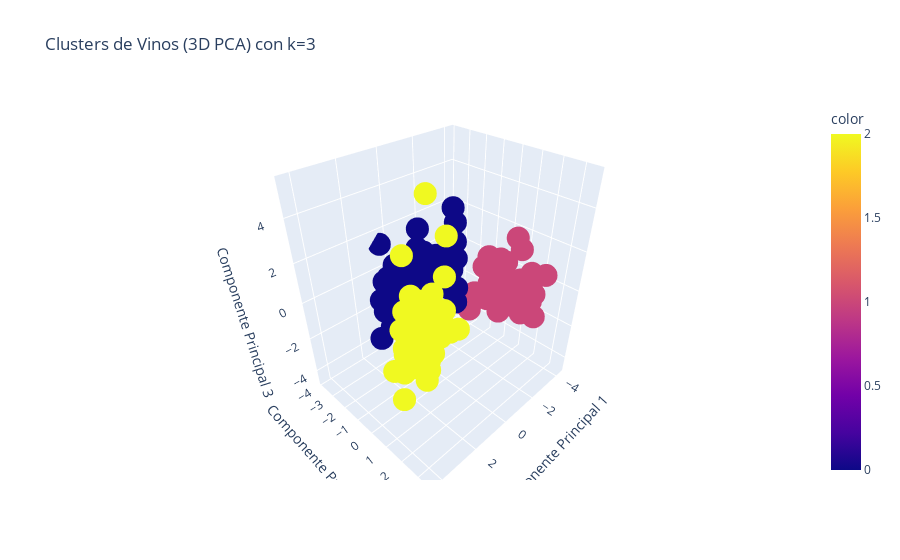

Notebook code for this chart:
### Code cell
import plotly.express as px

# Crear el gráfico 3D interactivo
fig = px.scatter_3d(
    x=pca_data_3d[:, 0],
    y=pca_data_3d[:, 1],
    z=pca_data_3d[:, 2],
    color=clusters,
    labels={'x': 'Componente Principal 1', 'y': 'Componente Principal 2', 'z': 'Componente Principal 3'},
    title=f'Clusters de Vinos (3D PCA) con k={k}'
)

# Mostrar el gráfico
fig.show()

### Figure 1 — Plotly figure (JSON) as saved in the notebook; plotly's stock layout.template omitted (floating-point values rounded to 4 significant figures; data arrays with more than 128 entries replaced by an {"elided": "..."} marker saying what was removed)
{"data": [{"hovertemplate": "Componente Principal 1=%{x}<br>Componente Principal 2=%{y}<br>Componente Principal 3=%{z}<br>color=%{marker.color}<extra></extra>", "legendgroup": "", "marker": {"color": {"elided": "178 int values"}, "coloraxis": "coloraxis", "symbol": "circle"}, "mode": "markers", "name": "", "scene": "scene", "showlegend": false, "type": "scatter3d", "x": {"elided": "178 float values"}, "y": {"elided": "178 float values"}, "z": {"elided": "178 float values"}}], "layout": {"coloraxis": {"colorbar": {"title": {"text": "color"}}, "colorscale": [[0, "#0d0887"], [0.1111, "#46039f"], [0.2222, "#7201a8"], [0.3333, "#9c179e"], [0.4444, "#bd3786"], [0.5556, "#d8576b"], [0.6667, "#ed7953"], [0.7778, "#fb9f3a"], [0.8889, "#fdca26"], [1, "#f0f921"]]}, "legend": {"tracegroupgap": 0}, "scene": {"domain": {"x": [0, 1], "y": [0, 1]}, "xaxis": {"title": {"text": "Componente Principal 1"}}, "yaxis": {"title": {"text": "Componente Principal 2"}}, "zaxis": {"title": {"text": "Componente Principal 3"}}}, "title": {"text": "Clusters de Vinos (3D PCA) con k=3"}}}
